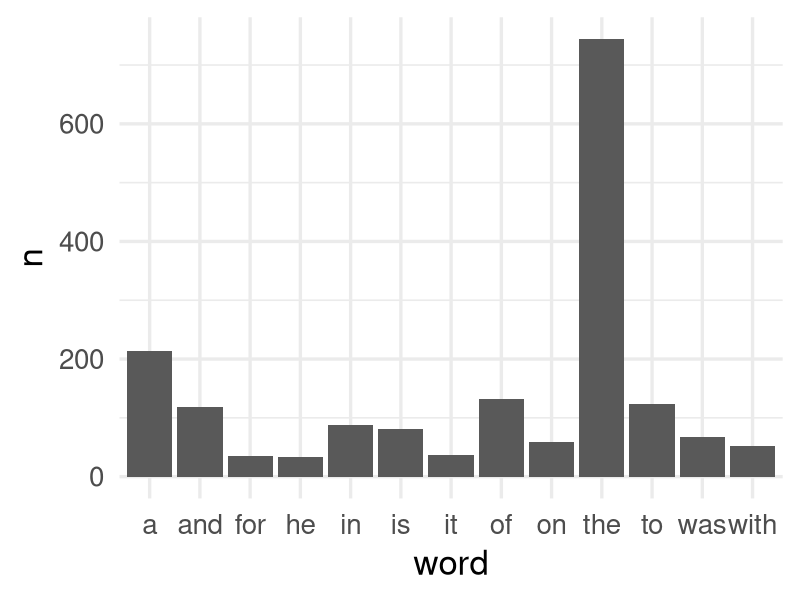
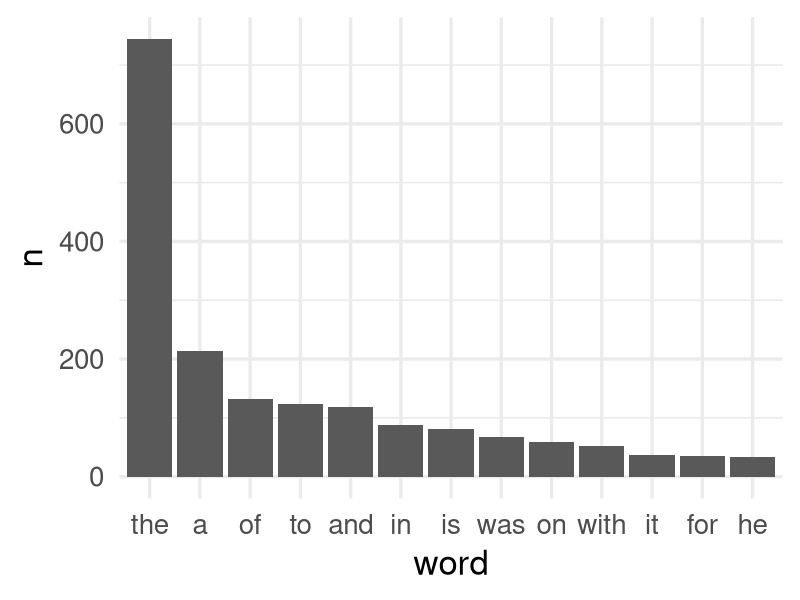
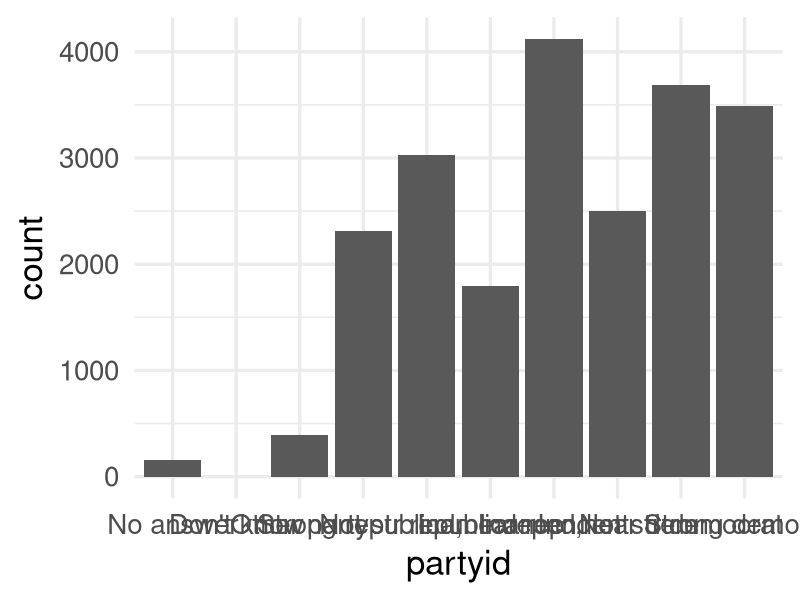
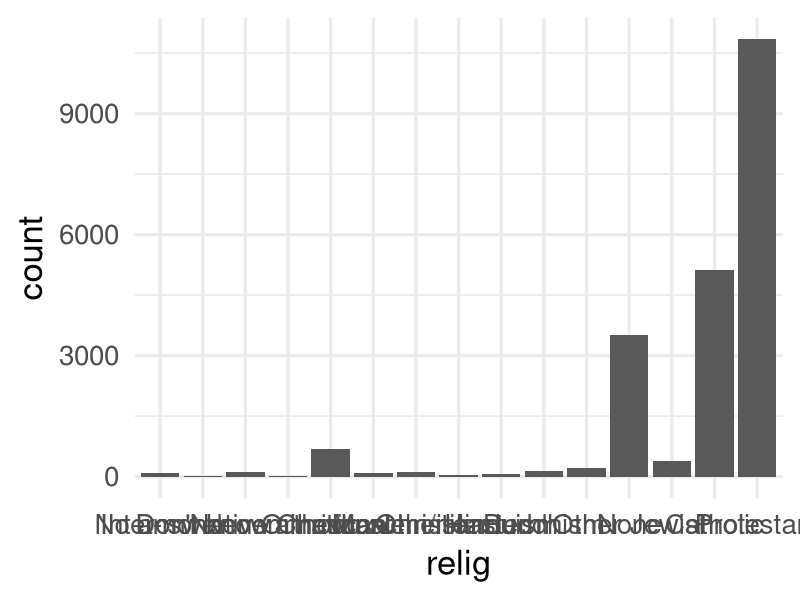
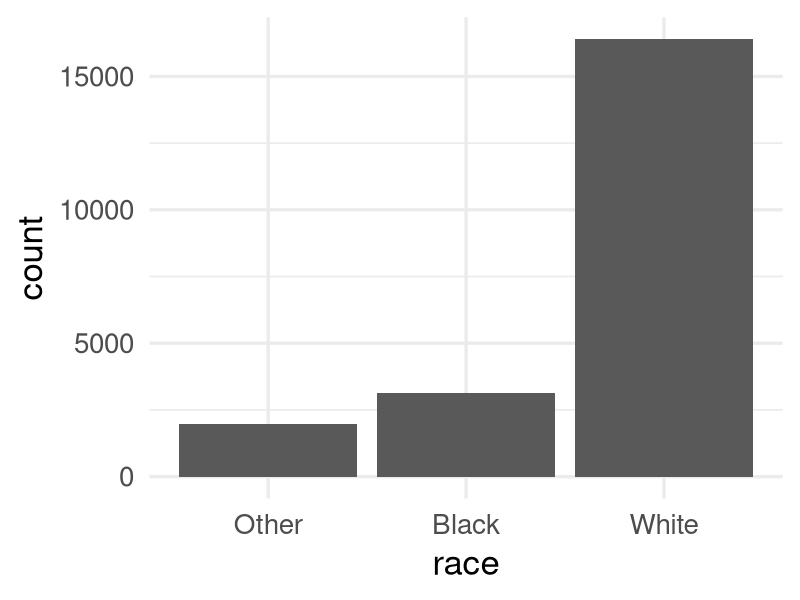
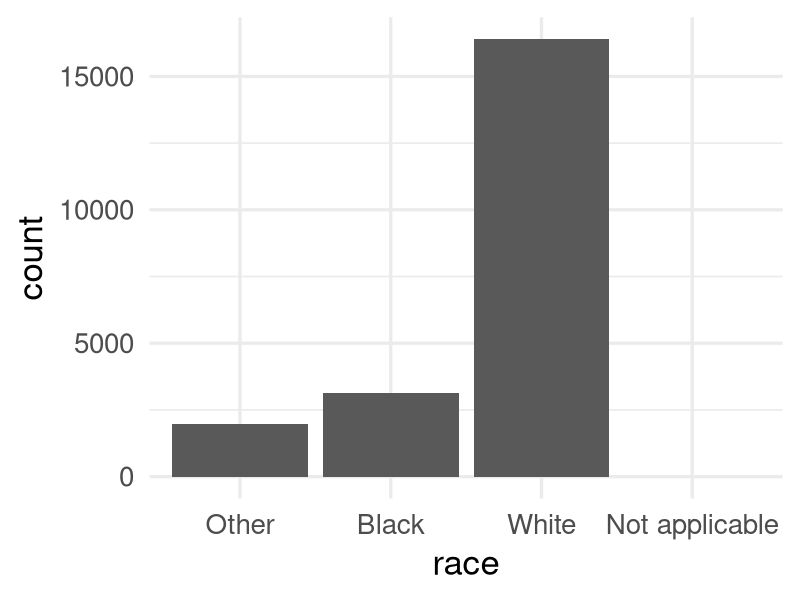
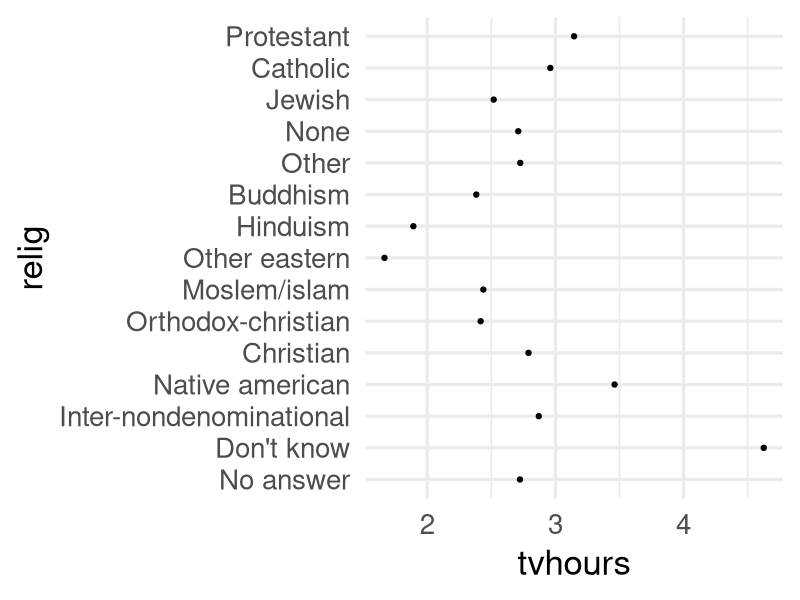
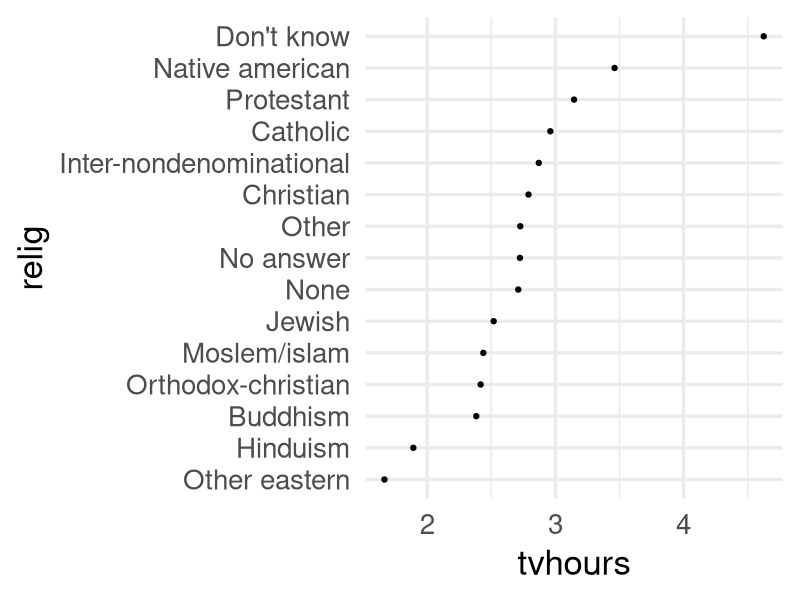

R code for these plots, in order:
## ---- chunk 1
library(knitr)
opts_chunk$set(fig.width = 13, 
               message = FALSE,
               warning = FALSE)
library(tidyverse)
theme_set(theme_minimal(base_size = 25))
## ---- chunk 2
months <- c("Dec", "Apr", "Jan", "Mar")
## ---- chunk 3
sort(months)
## ---- chunk 4
month_levels <- c("Jan", "Feb", "Mar", "Apr", "May", "Jun", 
				  "Jul", "Aug", "Sep", "Oct", "Nov", "Dec")

months <- factor(months, levels = month_levels)
months
## ---- chunk 5
sort(months)
## ---- chunk 6
months[5] <- "Jam"
## ---- chunk 7
months
## ---- chunk 8
mnths <- c("Dec", "Apr", "Jan", "Mar")
factor(mnths)
## ---- chunk 9
levels(months)
## ---- chunk 10
levels(months) <- 1:12
months
## ---- chunk 11
months <- factor(months, levels = 1:12, labels = month_levels)
months
## ---- chunk 12
c("Dec", "Apr", "Jan", "Mar") %>% 
	factor()

c("Dec", "Apr", "Jan", "Mar") %>% 
	factor(levels = c("Jan", "Mar", "Apr", "Dec"))
## ---- chunk 13
library(forcats)
c("Dec", "Apr", "Jan", "Mar") %>% 
	factor(levels = c("Jan", "Mar", "Apr", "Dec")) %>%  
	fct_inorder()
## ---- chunk 14
c("b", "b", "c", "a", "a", "a") %>% 
	fct_infreq()
## ---- chunk 15
data(sentences, package = "stringr")
sentences <- tibble(sent_num = seq_along(sentences), 
                    sentence = sentences)

sentences
## ---- chunk 16
library(tidytext)

words_freq <- sentences %>% 
  unnest_tokens(word, sentence) %>% 
  count(word) %>% 
  filter(n > 30)

head(words_freq)
## ---- chunk 17
ggplot(words_freq, aes(word, n)) + 
	geom_col()
## ---- chunk 18
words_freq2 <- sentences %>% 
	unnest_tokens(word, sentence) %>% 
	mutate(word = fct_infreq(word)) %>% #<<
	count(word) %>% 
	filter(n > 30)

head(words_freq2)
## ---- chunk 19
ggplot(words_freq2, aes(word, n)) + 
	geom_col()
## ---- chunk 20
levels(factor(words_freq$word))
levels(words_freq2$word) %>%
  head()
## ---- chunk 21
gss_cat
## ---- chunk 22
gss_cat %>% 
	count(partyid)
## ---- chunk 23
gss_cat %>% 
	count(relig)
## ---- chunk 24
ggplot(gss_cat, aes(partyid)) +
	geom_bar()
## ---- chunk 25
ggplot(gss_cat, aes(relig)) +
	geom_bar()
## ---- chunk 26
ggplot(gss_cat, aes(race)) +
	geom_bar() 
## ---- chunk 27
ggplot(gss_cat, aes(race)) +
	geom_bar() +
	scale_x_discrete(drop = FALSE)
## ---- chunk 28
relig_summary <- gss_cat %>%
  group_by(relig) %>%
  summarise(tvhours = mean(tvhours, na.rm = TRUE),
    		    n = n())

head(relig_summary)
## ---- chunk 29
ggplot(relig_summary, aes(tvhours, relig)) + 
  geom_point()
## ---- chunk 30
relig_summary <- relig_summary %>% 
	mutate(relig = fct_reorder(relig, tvhours))

ggplot(relig_summary, aes(tvhours, relig)) + 
  geom_point()
## ---- chunk 31
relig_summary2 <- gss_cat %>%
  group_by(relig) %>%
  summarise(tvhours_mean = mean(tvhours, na.rm = TRUE),
            tvhours_se   = sqrt(var(tvhours, na.rm = TRUE) / 
                                length(na.omit(tvhours))),
            n = n())

head(relig_summary2)
## ---- chunk 32
ggplot(relig_summary2, aes(tvhours_mean, 
                           fct_reorder(relig, tvhours_mean))) + 
  geom_errorbarh(aes(xmin = tvhours_mean - 1.96*tvhours_se,
                     xmax = tvhours_mean + 1.96*tvhours_se),
                 color = "gray70") +
  geom_point() 
## ---- chunk 33
ggplot(words_freq, aes(fct_reorder(word, n), n)) + 
	geom_col()
## ---- chunk 34
gss_cat %>%
  mutate(partyid = fct_recode(partyid,
    "Republican, strong" = "Strong republican",
    "Republican, weak" = "Not str republican",
    "Independent, near rep" = "Ind,near rep",
    "Independent, near dem" = "Ind,near dem",
    "Democrat, weak" = "Not str democrat",
    "Democrat, strong" = "Strong democrat")) %>%
  count(partyid) 
## ---- chunk 35
data(gss_cat)
## ---- chunk 36
gss_cat %>%
  mutate(partyid = fct_recode(partyid,
    "Republican, strong"    = "Strong republican",
    "Republican, weak"      = "Not str republican",
    "Independent, near rep" = "Ind,near rep",
    "Independent, near dem" = "Ind,near dem",
    "Democrat, weak"        = "Not str democrat",
    "Democrat, strong"      = "Strong democrat",
    "Other"                 = "No answer",
    "Other"                 = "Don't know",
    "Other"                 = "Other party")) %>%
  count(partyid)
## ---- chunk 37
data(gss_cat)
## ---- chunk 38
gss_cat %>%
  mutate(partyid = fct_collapse(partyid,
    other = c("No answer", "Don't know", "Other party"),
    rep = c("Strong republican", "Not str republican"),
    ind = c("Ind,near rep", "Independent", "Ind,near dem"),
    dem = c("Not str democrat", "Strong democrat")
  )) %>%
  count(partyid)
## ---- chunk 39
gss_cat %>% 
	mutate(rel = fct_lump(relig)) %>% 
	count(rel)
## ---- chunk 40
gss_cat %>% 
	mutate(rel = fct_lump(relig, n = 10)) %>% 
	count(rel)
## ---- chunk 41
library(stringr)
## ---- chunk 42
head(fruit, n = 20)
## ---- chunk 43
sentences <- stringr::sentences
head(sentences, n = 10)
## ---- chunk 44
head(words, n = 20)
## ---- chunk 45
str_to_upper(fruit) %>%
  head()
## ---- chunk 46
toupper(fruit) %>%
  head()
## ---- chunk 47
str_to_lower(sentences) %>%
  head()
## ---- chunk 48
tolower(sentences) %>%
  head()
## ---- chunk 49
str_c("green", "apple")
str_c("green", "apple", sep = " ")
str_c("green", "apple", sep = " : ")
## ---- chunk 50
paste0("green", "apple")
paste("green", "apple")
paste("green", "apple", sep = " : ")
## ---- chunk 51
words[1:3]
## ---- chunk 52
str_length(words[1:3])
## ---- chunk 53
nchar(words[1:3])
## ---- chunk 54
words[10:13]
## ---- chunk 55
str_sub(words[10:13], 3)
str_sub(words[10:13], 3, 5)
str_sub(words[10:13], -3)
## ---- chunk 56
substr(words[10:13], 3, nchar(words[10:13]))
substr(words[10:13], 3, 5)
substr(words[10:13], nchar(words[10:13]) - 2, nchar(words[10:13]))
## ---- chunk 57
white_space <- c(" before", "after ", " both ")
## ---- chunk 58
str_trim(white_space)
str_trim(white_space, side = "left")
str_trim(white_space, side = "right")
## ---- chunk 59
trimws(white_space)
trimws(white_space, which = "left")
trimws(white_space, which = "right")
## ---- chunk 60
strings <- c("abc", "abcdefg")
## ---- chunk 61
str_pad(strings, 10)
str_pad(strings, 10, side = "right")
str_pad(strings, 10, side = "both")
## ---- chunk 62
string_nums <- as.character(1:15)
string_nums
## ---- chunk 63
str_pad(string_nums, 3, pad = "0")
## ---- chunk 64
str_which(sentences, "red")
## ---- chunk 65
grep("red", sentences)
## ---- chunk 66
str_subset(sentences, "red")
## ---- chunk 67
grep("red", sentences, value = TRUE)
## ---- chunk 68
str_count(sentences, "the")
## ---- chunk 69
str_detect(sentences, "red")
## ---- chunk 70
grepl("red", sentences)
## ---- chunk 71
noquote(c("$","*","+",".","?","[","^","{","|","(","\\"))
